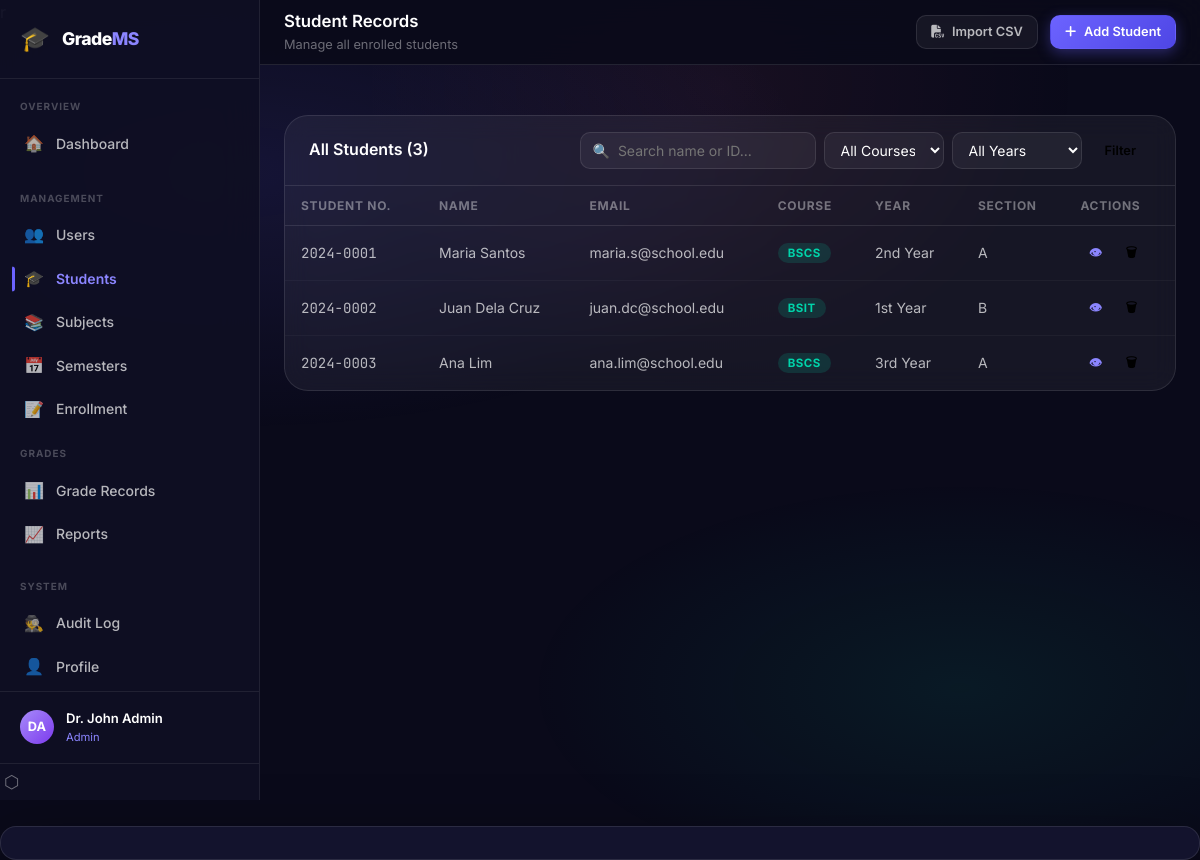
Page /admin/manage_students.php (signed in) on the committed database.
### tables this page shows
CREATE TABLE IF NOT EXISTS students (
  id             INT UNSIGNED AUTO_INCREMENT PRIMARY KEY,
  user_id        INT UNSIGNED  NOT NULL UNIQUE,
  student_number VARCHAR(30)   NOT NULL UNIQUE,
  first_name     VARCHAR(80)   NOT NULL DEFAULT '',
  last_name      VARCHAR(80)   NOT NULL DEFAULT '',
  middle_name    VARCHAR(80)   DEFAULT NULL,
  course         VARCHAR(50)   NOT NULL DEFAULT '',
  year_level     VARCHAR(20)   NOT NULL DEFAULT '',
  section        VARCHAR(10)   DEFAULT NULL,
  contact_no     VARCHAR(30)   DEFAULT NULL,
  FOREIGN KEY (user_id) REFERENCES users(id) ON DELETE CASCADE
);

CREATE TABLE IF NOT EXISTS users (
  id           INT UNSIGNED AUTO_INCREMENT PRIMARY KEY,
  name         VARCHAR(150)                        NOT NULL,
  email        VARCHAR(200)                        NOT NULL UNIQUE,
  password     VARCHAR(255)                        NOT NULL,   
  role         ENUM('admin','teacher','student')   NOT NULL,
  photo_path   VARCHAR(300)                        DEFAULT NULL,
  is_active    TINYINT(1)                          NOT NULL DEFAULT 1,
  created_at   DATETIME                            NOT NULL DEFAULT CURRENT_TIMESTAMP,
  updated_at   DATETIME                            ON UPDATE CURRENT_TIMESTAMP,
  INDEX idx_role (role),
  INDEX idx_email (email)
);

### config/App.php (called while the page is built, shortened)
r<?php
class App {
    public static function url(string $path = ''): string {
        return self::BASE_PATH . '/' . ltrim($path, '/');
    }
}

### config/DB.php (called while the page is built, shortened)
<?php
class DB {
    private static ?PDO $instance = null;
    public static function getInstance(): PDO {
        if (self::$instance === null) {
            $host    = $_ENV['DB_HOST']     ?? 'localhost';
            $dbname  = $_ENV['DB_NAME']     ?? 'grade_management';
            $user    = $_ENV['DB_USER']     ?? 'root';
            $pass    = $_ENV['DB_PASSWORD'] ?? '';
            $charset = 'utf8mb4';
            $dsn = "mysql:host={$host};dbname={$dbname};charset={$charset}";
            $options = [
                PDO::ATTR_ERRMODE            => PDO::ERRMODE_EXCEPTION,
                PDO::ATTR_DEFAULT_FETCH_MODE => PDO::FETCH_ASSOC,
                PDO::ATTR_EMULATE_PREPARES   => false,
            ];
            try {
                self::$instance = new PDO($dsn, $user, $pass, $options);
            } catch (PDOException $e) {
                error_log('Database connection failed: ' . $e->getMessage());
                http_response_code(500);
                die(json_encode(['error' => 'Database connection failed.']));
            }
        }
        return self::$instance;
    }
    public static function query(string $sql, array $params = []): PDOStatement {
        $stmt = self::getInstance()->prepare($sql);
        $stmt->execute($params);
        return $stmt;
    }
    public static function fetchAll(string $sql, array $params = []): array {
        return self::query($sql, $params)->fetchAll();
    }
}

### admin/manage_students.php (the view, shortened to what this page needs)
<?php
require_once __DIR__ . '/../config/DB.php';
$search  = $_GET['search']  ?? '';
$sql = 'SELECT s.*, u.name, u.email, u.is_active
        FROM students s JOIN users u ON s.user_id = u.id
        WHERE 1=1';
$params = [];
$sql .= ' ORDER BY s.student_number ASC';
$students = DB::fetchAll($sql, $params);
include __DIR__ . '/../shared/header.php';
?>
<div class="topbar">
  <div class="topbar-left">
    <div>
      <div class="topbar-title">Student Records</div>
      <div class="topbar-subtitle">Manage all enrolled students</div>
    </div>
  </div>
  <div class="topbar-right">
    <button class="btn btn-secondary btn-sm" onclick="showModal('modal-import-csv')">
      <i class="fas fa-file-csv"></i> Import CSV
    </button>
    <button class="btn btn-primary btn-sm" onclick="showModal('modal-add-student')">
      <i class="fas fa-plus"></i> Add Student
    </button>
  </div>
</div>
<div class="page-content">
<div class="table-card">
  <div class="table-header">
    <div class="table-title">All Students (<?= count($students) ?>)</div>
    <div class="table-actions">
      <form method="GET" style="display:flex;gap:8px">
        <input class="search-input" name="search" placeholder="🔍  Search name or ID..." value="<?= htmlspecialchars($search, ENT_QUOTES, 'UTF-8') ?>">
        <select class="search-input" name="course" style="width:120px" onchange="this.form.submit()">
          <option value="">All Courses</option>
        </select>
        <select class="search-input" name="year" style="width:130px" onchange="this.form.submit()">
          <option value="">All Years</option>
        </select>
        <button class="btn btn-glass btn-sm" type="submit">Filter</button>
      </form>
    </div>
  </div>
  <table>
    <thead>
      <tr><th>Student No.</th><th>Name</th><th>Email</th><th>Course</th><th>Year</th><th>Section</th><th>Actions</th></tr>
    </thead>
    <tbody>
      <?php foreach ($students as $s): ?>
        <tr>
          <td class="font-mono fs-13"><?= htmlspecialchars($s['student_number'], ENT_QUOTES, 'UTF-8') ?></td>
          <td><?= htmlspecialchars($s['name'], ENT_QUOTES, 'UTF-8') ?></td>
          <td class="text-secondary fs-13"><?= htmlspecialchars($s['email'], ENT_QUOTES, 'UTF-8') ?></td>
          <td><span class="badge badge-student"><?= htmlspecialchars($s['course'], ENT_QUOTES, 'UTF-8') ?></span></td>
          <td class="text-secondary"><?= htmlspecialchars($s['year_level'], ENT_QUOTES, 'UTF-8') ?></td>
          <td class="text-muted"><?= htmlspecialchars($s['section'], ENT_QUOTES, 'UTF-8') ?></td>
          <td>
            <div style="display:flex;gap:6px">
              <a href="<?= App::url('/admin/manage_students.php') ?>?view=<?= $s['id'] ?>" class="btn btn-glass btn-sm btn-icon" title="View">👁</a>
              <form method="POST" style="display:inline"
                onsubmit="return confirm('Delete student <?= htmlspecialchars($s['name'], ENT_QUOTES, 'UTF-8') ?>? This cannot be undone.')">
                <button class="btn btn-rose btn-sm btn-icon" type="submit" title="Delete">🗑</button>
              </form>
            </div>
          </td>
        </tr>
      <?php endforeach; ?>
    </tbody>
  </table>
</div>
</div>
<?php include __DIR__ . '/../shared/footer.php'; ?>

### rows in the picture
students: student_number "2024-0001", user.name "Maria Santos", user.email "maria.s@school.edu", course "BSCS", year_level "2nd Year", section "A"
students: student_number "2024-0002", user.name "Juan Dela Cruz", user.email "juan.dc@school.edu", course "BSIT", year_level "1st Year", section "B"
students: student_number "2024-0003", user.name "Ana Lim", user.email "ana.lim@school.edu", course "BSCS", year_level "3rd Year", section "A"

### other values in the picture
$section['label'] "OVERVIEW"
$item['icon'] "🏠"
$item['text'] "Dashboard"
$section['label'] "MANAGEMENT"
$item['icon'] "👥"
$item['text'] "Users"
$item['icon'] "🎓"
$item['text'] "Students"
$item['icon'] "📚"
$item['text'] "Subjects"
$item['icon'] "📅"
$item['text'] "Semesters"
$item['icon'] "📝"
$item['text'] "Enrollment"
$section['label'] "GRADES"
